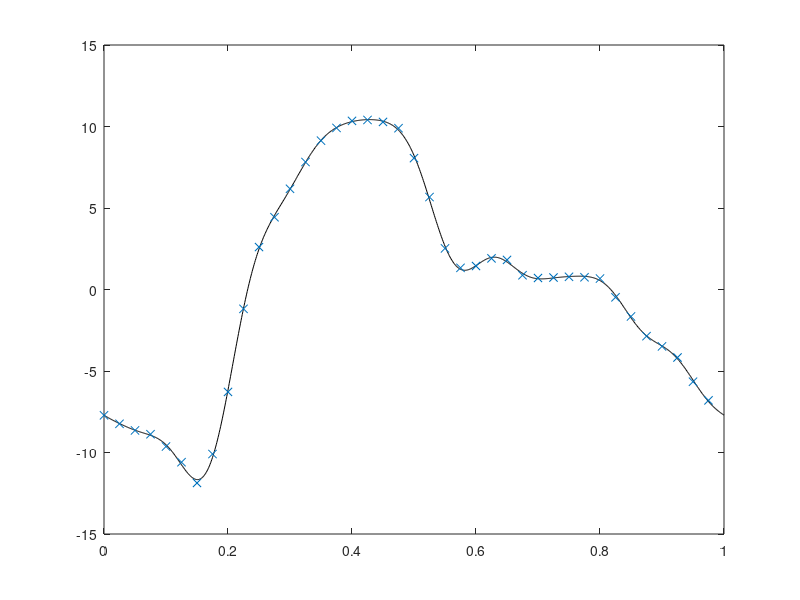

Write MATLAB code to recreate this figure.
function [p0,pn,phi] = FourierSeries(p,dt,N,T)
%FourierSeries function to generate coeficients of Fourier series for a given discrete data. 
%   [p0,pn,phi] = FourierSeries(p,dt,N,T) provides a constant p0 and two
%   arrays pn and phi with length N within period of T. N is the number of
%   coefficients for the Fourier series.
%Fourier series for generation of temporal wave form are supported when pressure is given as: 
% p(t)=p0+Sum[pn(n)*exp(i*(2*pi*freq*t*n-phi(n))))].
%   Input parameters for the functions are defined as below:
%
%       p           array of discrete amplitudes for the pulsatile wave.
%       dt          time step size in which p data are presented.
%       N           Number of coefficients required from the function.
%       T           period of oscillation of the fluid.
%
%   p is an array, dt is a double number, N is integer and N is double.
%
%   given array p, [p0,pn,phi] = FourierSeries(p,dt,N,T) provides the
%   coefficients for function p(t)=p0+Sum[pn(n)*exp(i*(2*pi*t*n/T-phi(n))))]
%
%   Output parameters for the functions are defined as below:
%
%       p0          a value showing the steady-state component of peiodic wave.
%       pn          an array of size N presenting the absolute values of Fourier serie.
%       phi         an array of size N presenting the phase angle in Fourier serie.
%
%   Examples:
%
%       p=[-7.7183,-8.2383,-8.6444,-8.8797,-9.6337,-10.5957,-11.8705,-10.0942,-6.2839,-1.1857,2.6043,4.4323,6.1785,7.8211,9.1311,9.9138,10.3447,10.4011,10.2807,9.8951,8.0597,5.6717,2.5232,1.3301,1.4405,1.9094,1.8145,0.8738,0.7055,0.7343,0.7788,0.7495,0.6711,-0.4796,-1.6541,-2.8643,-3.4902,-4.1714,-5.6581,-6.8024];
%       [p0,pn,phi] = FourierSeries(p,0.025,4,1)
%
%       generates the Fourier coefficients for wave p, presenting data in intervals of 0.025 within a period of 1 sec.
%       parameters set in SI.
%
%       is possible to visualize the results given function below:
%
%           tt=0:dt:T;
%           pt=p0;
%           for n=1:N
%               pt=pt+pn(n)*cos(2*pi*tt*n/T-phi(n));
%           end
%           plot (tt,pt,'-k',0:dt:T-dt,p,'x')
%
%
%   Reference:
%   A. Pashaei and N Fatouraee, "An analytical phantom for the evaluation
%   of medical flow imaging algorithms.", Phys Med Biol. 2009 Mar 21;54(6):1791-821.
%
%   Copyright 2007-2013 Ali Pashaei. 
%   $Revision: 3.0 $  $Date: 2013/11/12 12:31:00 $

if nargin == 0
    p=[-7.7183,-8.2383,-8.6444,-8.8797,-9.6337,-10.5957,-11.8705,-10.0942,-6.2839,-1.1857,2.6043,4.4323,6.1785,7.8211,9.1311,9.9138,10.3447,10.4011,10.2807,9.8951,8.0597,5.6717,2.5232,1.3301,1.4405,1.9094,1.8145,0.8738,0.7055,0.7343,0.7788,0.7495,0.6711,-0.4796,-1.6541,-2.8643,-3.4902,-4.1714,-5.6581,-6.8024];
    dt = 0.025;
    N = 10;
    T = 1;
    [p0,pn,phi] = FourierCoefficients2(p,dt,N,T);

    tt=0:0.001:1;
    pt=p0;
    for n=1:N
        pt=pt+pn(n)*cos(2*pi*tt*n/T-phi(n));
    end
    plot (tt,pt,'-k',0:dt:T-dt,p,'x')
end
[p0,pn,phi] = FourierCoefficients2(p,dt,N,T);

end

function [A0,AN,BN] = FourierCoefficients(p,dt,N,T)
t=0:dt:T-dt;
A0=0;
for n=1:length(p)
    A0=A0+p(n)*dt/T;
end
AN=zeros(N,1);
BN=zeros(N,1);
for n=1:N;
    for m=1:length(p)
        AN(n)=AN(n)+2*p(m)*cos (2*pi*t(m)*n)*dt/T;
        BN(n)=BN(n)+2*p(m)*sin (2*pi*t(m)*n)*dt/T;
    end
end
end

function [A0,MN,PHIN] = FourierCoefficients2(p,dt,N,T)
[A0,AN,BN] = FourierCoefficients(p,dt,N,T);
MN=zeros(N,1);
PHIN=zeros(N,1);
for n=1:N
    MN(n)=sqrt(AN(n)^2+BN(n)^2);
    PHIN(n)=angle(AN(n)+i*BN(n));
end
end